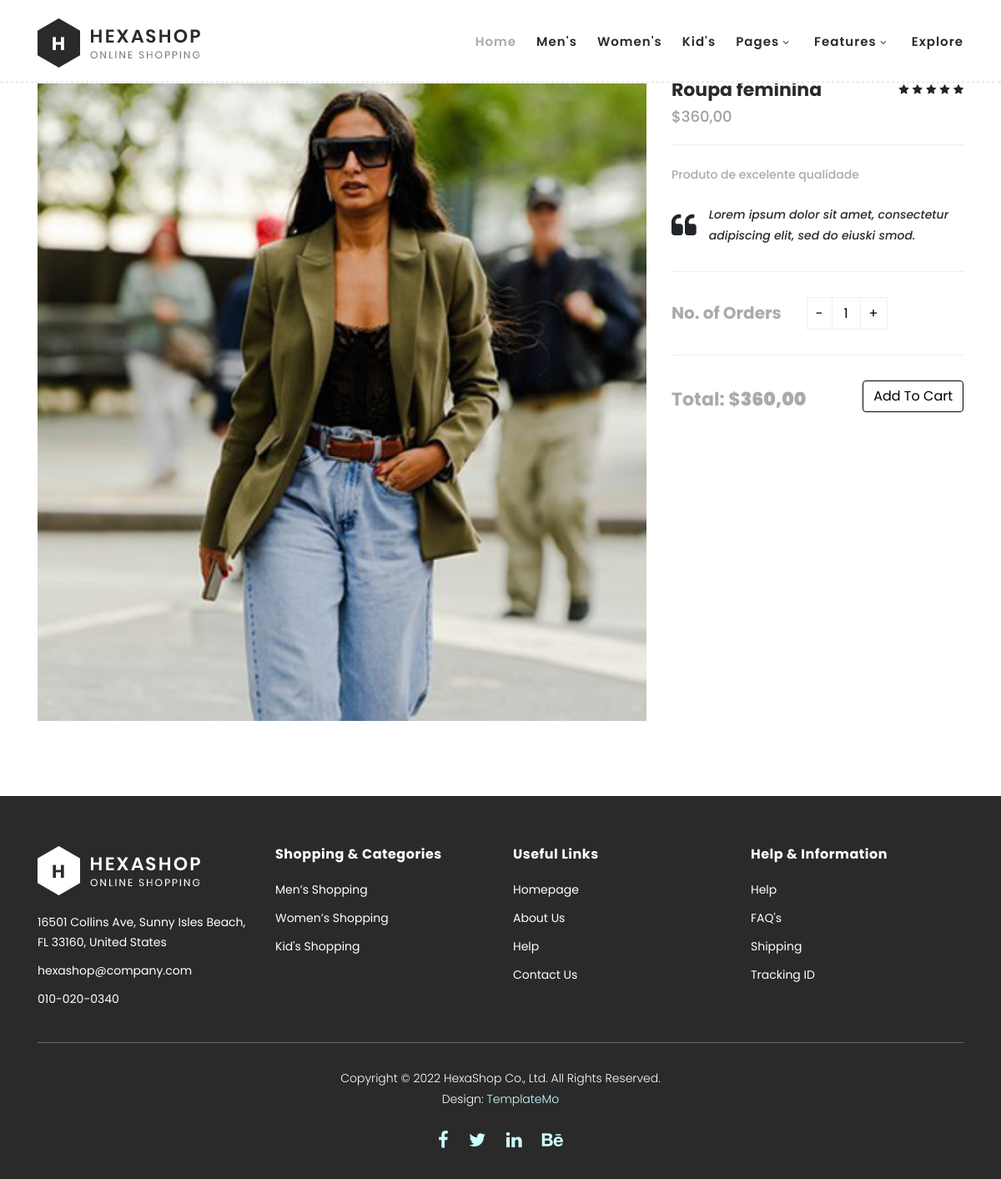
The app's page /single-product/2 with its own data.
### core/models.py (models this page shows, shortened)
class Product(models.Model):
    product_name = models.CharField(max_length = 30, verbose_name='Produto')
    product_description = models.CharField(max_length = 60, verbose_name='Descrição')
    product_price = models.DecimalField(max_digits=7, decimal_places=2, verbose_name='Preço')
    product_status = models.BooleanField(verbose_name='Disponível')
    product_image = models.ImageField(null=True, verbose_name='Imagem')
    class Meta:
        verbose_name= 'Produto'
        verbose_name_plural = 'Produtos'
        ordering = ['product_name']

### core/views.py (the view)
# urls.py: path("single-product/<int:pk>", views.product, name="single-product"),
def product(request,pk):
    prod = Product.objects.get(pk=pk)
    context = {"product": prod }
    return render(request,'single-product.html',context)

### core/templates/single-product.html (shortened to what this page needs)
{% extends 'base.html' %}
{% load static %}
{% block content %}
    <section class="section" id="product" style="padding-top: 15px;">
        <form method="POST" action="{% url 'order' %}">
            <div class="container">
                <div class="row">
                    <div class="col-lg-8">
                    <div class="left-images">
                        <img src="{{product.product_image.url }}" alt="">
                    </div>
                </div>
                <div class="col-lg-4">
                    <div class="right-content">
                        <h4><input type="hidden" name='product_name' value="{{ product.product_name|safe }}">{{ product.product_name }}</h4>
                        <span class="price">$<input type="hidden" name='product_price' value={{ product.product_price }}>{{ product.product_price }}</span>
                        <ul class="stars">
                            <li><i class="fa fa-star"></i></li>
                            <li><i class="fa fa-star"></i></li>
                            <li><i class="fa fa-star"></i></li>
                            <li><i class="fa fa-star"></i></li>
                            <li><i class="fa fa-star"></i></li>
                        </ul>
                        <span>{{ product.product_description }}</span>
                        <div class="quote">
                            <i class="fa fa-quote-left"></i><p>Lorem ipsum dolor sit amet, consectetur adipiscing elit, sed do eiuski smod.</p>
                        </div>
                        <div class="quantity-content">
                            <div class="left-content">
                                <h6>No. of Orders</h6>
                            </div>
                            <div class="right-content">
                                <div class="quantity buttons_added">
                                    <input type="button" value="-" class="minus" onclick="decrement()">
                                    <input type="number" step="1" min="1" max="" name="quantity" value="1" title="Qty" class="input-text qty text" size="4" pattern="" inputmode="" id="quantity">
                                    <input type="button" value="+" class="plus" onclick="increment()">
                                </div>
                            </div>
                        </div>
                        <div class="total">
                            <h4>Total: $<strong id="total">{{ product.product_price }}</strong></h4>
                            <div class="main-border-button"> <input type="submit" class="btn btn-custom" value="Add To Cart"></div>
                        </div>
                    </div>
                </div>
                </div>
            </div>
        </form>
    </section>
{% endblock %}

### core/static/css/templatemo-hexashop.css (style rules this page uses)
html, body, div, span, applet, object, iframe, h1, h2, h3, h4, h5, h6, p, blockquote, div pre, a, abbr, acronym, address, big, cite, code, del, dfn, em, font, img, ins, kbd, q, s, samp, small, strike, strong, sub, sup, tt, var, b, u, i, center, dl, dt, dd, ol, ul, li, figure, header, nav, section, article, aside, footer, figcaption { margin: 0; padding: 0; border: 0; outline: 0; }
ul, li { padding: 0; margin: 0; list-style: none; }
header, nav, section, article, aside, footer, hgroup { display: block; }
* { box-sizing: border-box; }
html, body { font-family: 'Poppins', sans-serif; font-weight: 400; background-color: #fff; font-size: 16px; -ms-text-size-adjust: 100%; -webkit-font-smoothing: antialiased; -moz-osx-font-smoothing: grayscale; }
h1, h2, h3, h4, h5, h6 { margin-top: 0px; margin-bottom: 0px; }
ul { margin-bottom: 0px; }
p { font-size: 14px; line-height: 25px; color: #2a2a2a; }
html, body { background: #fff; font-family: 'Poppins', sans-serif; }
#product { margin-top: 80px; }
#product .left-images img { width: 100%; overflow: hidden; margin-bottom: 30px; }
#product .right-content { position: relative; z-index: 3; background-color: #fff; }
#product .right-content h4 { font-size: 22px; color: #2a2a2a; font-weight: 700; margin-bottom: 0px; }
#product .right-content span.price { font-size: 18px; color: #a1a1a1; font-weight: 500; display: block; margin-top: 5px; border-bottom: 1px solid #eee; padding-bottom: 20px; }
#product .right-content ul.stars { position: absolute; right: 0; top: 0; }
#product .right-content ul.stars li { display: inline; font-size: 13px; }
#product .right-content span { font-size: 14px; color: #aaaaaa; font-weight: 500; display: block; margin-top: 25px; }
#product .right-content .quote { margin-top: 25px; }
#product .right-content .quote i { float: left; font-size: 32px; margin-right: 15px; margin-top: 10px; }
#product .right-content .quote p { font-style: italic; color: #2a2a2a; font-weight: 500; }
#product .right-content p { font-size: 14px; color: #aaaaaa; font-weight: 500; display: block; margin-top: 25px; }
.quantity-content { margin-top: 30px; padding-top: 30px; border-top: 1px solid #eee; border-bottom: 1px solid #eee; width: 100%; padding-bottom: 30px; margin-bottom: 30px; }
.quantity-content .left-content { float: left; margin-right: 30px; }
.quantity-content .right-content { text-align: right; }
.quantity-content .left-content h6 { padding-top: 7px; font-size: 20px; font-weight: 700; color: #aaa; position: relative; z-index: 11; }
.total h4 { float: left; font-size: 20px; margin-top: 10px; color: #aaa!important; }
.total .main-border-button { text-align: right; }
.quantity { display: inline-block; }
.quantity .input-text.qty { width: 35px; height: 39px; padding: 0 5px; text-align: center; background-color: transparent; border: 1px solid #efefef; }
.quantity.buttons_added { text-align: left; position: relative; white-space: nowrap; vertical-align: top; }
.quantity.buttons_added input { display: inline-block; margin: 0; vertical-align: top; box-shadow: none; }
.quantity.buttons_added .minus, .quantity.buttons_added .plus { padding: 7px 10px 8px; height: 39px; background-color: #ffffff; border: 1px solid #efefef; cursor:pointer; }
.quantity.buttons_added .minus { border-right: 0; }
.quantity.buttons_added .plus { border-left: 0; }

### core/templates/single-product.html (style rules this page uses)
.quantity { display: flex; align-items: center; }
input[type="number"] { width: 40px; text-align: center; margin: 0 5px; -moz-appearance: textfield; }
.btn-custom { background-color: #fff; color: #000; border: 1px solid #000; transition: background-color 0.3s, color 0.3s; }

### records on screen
Product: product_image (picture), product_name "Roupa feminina", product_price "360,00", product_description "Produto de excelente qualidade"
